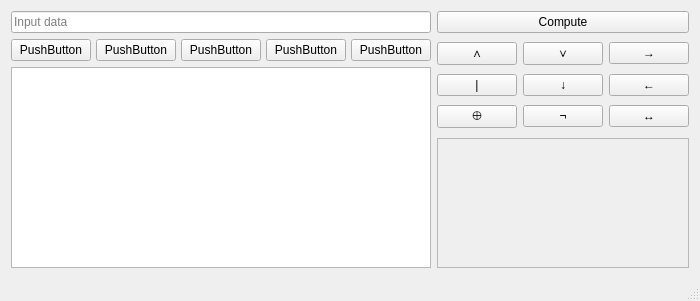
<?xml version="1.0" encoding="UTF-8"?>
<ui version="4.0">
 <class>MainWindow</class>
 <widget class="QMainWindow" name="MainWindow">
  <property name="geometry">
   <rect>
    <x>0</x>
    <y>0</y>
    <width>700</width>
    <height>301</height>
   </rect>
  </property>
  <property name="windowTitle">
   <string>Logic Calculator</string>
  </property>
  <widget class="QWidget" name="centralWidget">
   <layout class="QVBoxLayout" name="verticalLayout">
    <item>
     <layout class="QGridLayout" name="gridLayout_2">
      <item row="3" column="1" rowspan="2">
       <widget class="QFrame" name="frame">
        <property name="frameShape">
         <enum>QFrame::StyledPanel</enum>
        </property>
        <property name="frameShadow">
         <enum>QFrame::Raised</enum>
        </property>
       </widget>
      </item>
      <item row="2" column="0" rowspan="3">
       <widget class="QPlainTextEdit" name="result">
        <property name="plainText">
         <string/>
        </property>
       </widget>
      </item>
      <item row="1" column="0">
       <layout class="QHBoxLayout" name="horizontalLayout">
        <property name="spacing">
         <number>5</number>
        </property>
        <property name="sizeConstraint">
         <enum>QLayout::SetFixedSize</enum>
        </property>
        <item>
         <widget class="QPushButton" name="f5">
          <property name="text">
           <string>PushButton</string>
          </property>
         </widget>
        </item>
        <item>
         <widget class="QPushButton" name="f4">
          <property name="text">
           <string>PushButton</string>
          </property>
         </widget>
        </item>
        <item>
         <widget class="QPushButton" name="f3">
          <property name="text">
           <string>PushButton</string>
          </property>
         </widget>
        </item>
        <item>
         <widget class="QPushButton" name="f2">
          <property name="text">
           <string>PushButton</string>
          </property>
         </widget>
        </item>
        <item>
         <widget class="QPushButton" name="f1">
          <property name="text">
           <string>PushButton</string>
          </property>
         </widget>
        </item>
       </layout>
      </item>
      <item row="1" column="1" rowspan="2">
       <layout class="QGridLayout" name="rightLayout">
        <property name="sizeConstraint">
         <enum>QLayout::SetFixedSize</enum>
        </property>
        <item row="0" column="0">
         <widget class="QPushButton" name="conjunction">
          <property name="toolTip">
           <string>Конъюнкция</string>
          </property>
          <property name="text">
           <string>∧</string>
          </property>
         </widget>
        </item>
        <item row="0" column="1">
         <widget class="QPushButton" name="disjunction">
          <property name="toolTip">
           <string>Дизъюнкция</string>
          </property>
          <property name="text">
           <string>∨</string>
          </property>
         </widget>
        </item>
        <item row="2" column="0">
         <widget class="QPushButton" name="exclusive_disjunction">
          <property name="toolTip">
           <string>Исключающее ИЛИ</string>
          </property>
          <property name="text">
           <string>⊕</string>
          </property>
         </widget>
        </item>
        <item row="1" column="0">
         <widget class="QPushButton" name="not_and">
          <property name="toolTip">
           <string>Штрих Шеффера</string>
          </property>
          <property name="text">
           <string>|</string>
          </property>
         </widget>
        </item>
        <item row="1" column="1">
         <widget class="QPushButton" name="not_or">
          <property name="toolTip">
           <string>Стрелка Пирса</string>
          </property>
          <property name="text">
           <string>↓</string>
          </property>
         </widget>
        </item>
        <item row="0" column="2">
         <widget class="QPushButton" name="implication">
          <property name="toolTip">
           <string>Импликация</string>
          </property>
          <property name="text">
           <string>→</string>
          </property>
         </widget>
        </item>
        <item row="1" column="2">
         <widget class="QPushButton" name="converse">
          <property name="toolTip">
           <string>Обратная импликация</string>
          </property>
          <property name="text">
           <string>←</string>
          </property>
         </widget>
        </item>
        <item row="2" column="2">
         <widget class="QPushButton" name="equivalent">
          <property name="toolTip">
           <string>Эквиваленция</string>
          </property>
          <property name="text">
           <string>↔</string>
          </property>
         </widget>
        </item>
        <item row="2" column="1">
         <widget class="QPushButton" name="negation">
          <property name="toolTip">
           <string>Отрицание</string>
          </property>
          <property name="text">
           <string>¬</string>
          </property>
         </widget>
        </item>
       </layout>
      </item>
      <item row="0" column="0">
       <widget class="QLineEdit" name="input">
        <property name="focusPolicy">
         <enum>Qt::StrongFocus</enum>
        </property>
        <property name="text">
         <string/>
        </property>
        <property name="placeholderText">
         <string>Input data</string>
        </property>
       </widget>
      </item>
      <item row="0" column="1">
       <widget class="QPushButton" name="compute">
        <property name="text">
         <string>Compute</string>
        </property>
       </widget>
      </item>
     </layout>
    </item>
   </layout>
  </widget>
  <widget class="QStatusBar" name="statusBar"/>
 </widget>
 <layoutdefault spacing="6" margin="11"/>
 <resources/>
 <connections/>
</ui>
